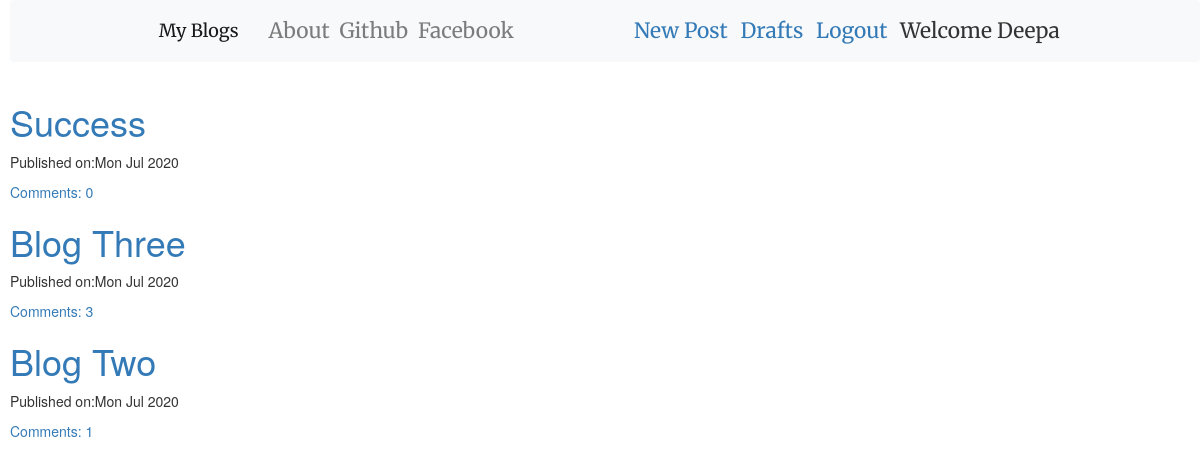
The app's page / (signed in) with its own data.
### blog/models.py (models this page shows, shortened)
class Post(models.Model):
    author=models.ForeignKey('auth.User',on_delete=models.DO_NOTHING)
    title=models.CharField(max_length=200)
    text=models.TextField()
    create_date=models.DateTimeField(default=timezone.now)
    published_date=models.DateTimeField(blank=True,null=True)
    def approve_comments(self):
        return self.comments.filter(approved_comments=True)

### blog/views.py (the view)
# urls.py: url(r'^$',views.PostListView.as_view(),name='post_list'),
class PostListView(ListView):
    model=Post
    context_object_name='post_list'
    def get_queryset(self):
        return Post.objects.filter(published_date__lte=timezone.now()).order_by('-published_date')

### blog/templates/blog/post_list.html
{% extends 'blog/base.html' %}
{% block content %}
<div class="padding">
<div class="centerstage">
  {% for post in post_list %}
  <div class="post">
    <h1><a href="{% url 'post_detail' pk=post.pk %}">{{post.title}}</a></h1>
    <div class="date">
      <p>Published on:{{post.published_date|date:"D M Y"}}</p>
    </div>
    <a href="{% url 'post_detail' pk=post.pk %}">Comments: {{post.approve_comments.count}}</a>
  </div>
{%endfor%}
</div>
</div>
{%endblock%}

### blog/templates/blog/base.html (shortened to what this page needs)
<!DOCTYPE html>
{%load static%}
<html lang="en" dir="ltr">
  <head>
<link rel="stylesheet" href="https://stackpath.bootstrapcdn.com/bootstrap/4.5.0/css/bootstrap.min.css">
<link rel="stylesheet" href="//cdn.jsdelivr.net/npm/medium-editor@latest/dist/css/medium-editor.min.css" type="text/css" media="screen" charset="utf-8">
<link rel="stylesheet" href="{% static 'css/blog.css' %}">
   <link rel="stylesheet" href="https://maxcdn.bootstrapcdn.com/bootstrap/3.4.0/css/bootstrap.min.css">
</head>
  </head>
  <body class="loader">
<nav class="navbar navbar-expand-lg navbar-light bg-light fixed-top techfont custom-navbar">
<div class="container">
  <ul class="navbar-nav">
    <li><a class="navbar-brand bigbrand" href="{% url 'post_list' %}">My Blogs</a></li>
    <li><a class="nav-link "href="{% url 'about' %}">About</a></li>
    <li><a class="nav-link "href="https://github.com/">Github</a></li>
    <li><a class="nav-link "href="https://facebook.com/">Facebook</a></li>
  </ul>
  <ul class="navbar-nav navbar-right">
    {% if user.is_authenticated %}
    <li><a href="{% url 'post_new' %}">New Post</a></li>
    <li><a href="{%url 'post_draft_list'%}">Drafts</a></li>
    <li><a href="{%url 'logout'%}">Logout</a></li>
    <li><a>Welcome {{user.username}}</a></li>
    {%else%}
    <li class="navbar-nav navbar-right"><a href="{%url 'login'%}"><span class="glyphicon glyphicon-user">Login</span></a></li>
    {%endif%}
  </ul>
</div>
</nav>
<div class="content-container">
  <div class="row">
    <div class="col-md-8">
      <div class="fixedDiv">
      {% block content %}
      {% endblock %}
  </div>
  </div>
  </div>
</div>
  </body>
</html>

### blog/static/css/blog.css (style rules this page uses)
@media (min-width: 992px) { .navbar-right li { margin-left : 0.3em; margin-right : 0.3em; } }
.bigbrand { font-size: 1.5em; color:aqua; }
.techfont { font-family: 'Merriweather',sans-serif; font-size: 1.5em; margin-bottom: 10px; }
.centerstage { margin-left: auto; margin-right: auto; }
.loader { margin-left: 10px; position:fixed; left:0; right:0; top:0; bottom:0; filter:hue-rotate(0deg); background-color:linear-gradient(45deg,#0f8,#08f); animation:hue 10000ms infinite linear; }

### records on screen
Post: title "Success", published_date "Mon Jul 2020", approve_comments.count "0"
Post: title "Blog Three", published_date "Mon Jul 2020", approve_comments.count "3"
Post: title "Blog Two", published_date "Mon Jul 2020", approve_comments.count "1"

### other values on screen
{{ user.username }} "Deepa"
